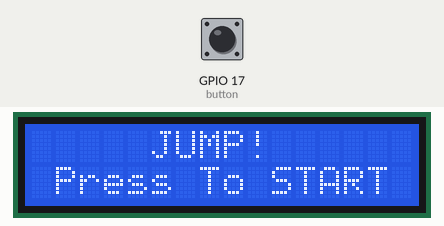
Bench run of a program on a simulated Raspberry Pi (BCM pin numbers). Parts: 16×2 character LCD. Inputs (shaded band) come from the test bench; at power-on: GPIO 17 (button) HIGH. Random numbers come from a fixed seed; library files of the repository ran but are not shown: LCD1602.py.

Above: at 1.2 s.
1.3 s: GPIO 17 (button) pulled LOW for 0.15 s
At 1.63 s:
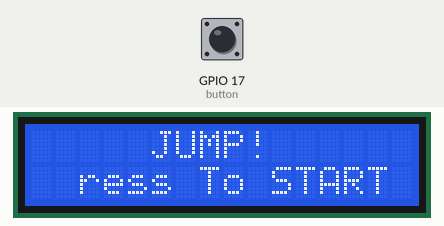
2.0 s: GPIO 17 (button) pulled LOW for 1 s
At 2.53 s:
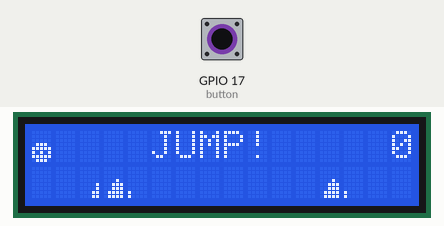
3.6 s: GPIO 17 (button) pulled LOW for 0.15 s
At 4.04 s:
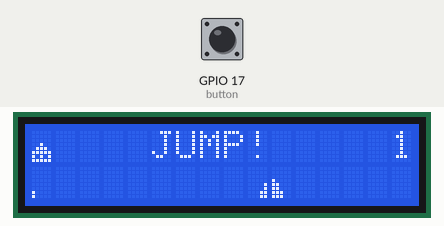
4.3 s: GPIO 17 (button) pulsed LOW 5 times (0.12 s each, 0.3 s apart)
At 7.1 s:
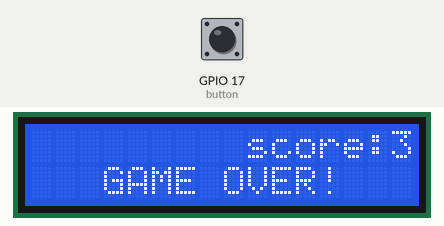
7.3 s: GPIO 17 (button) pulled LOW for 3.2 s
At 7.85 s:
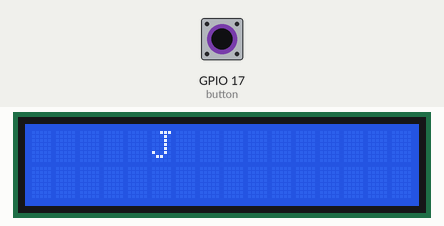
12.0 s: GPIO 17 (button) pulled LOW for 0.15 s
At 12.56 s:
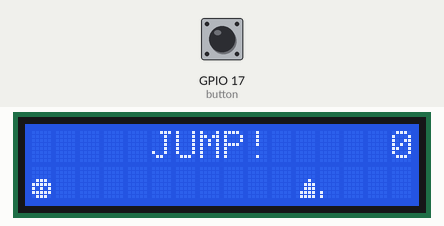
Timing chart, 0 to 13.7 s (numbered marks = the images above; inputs shaded):
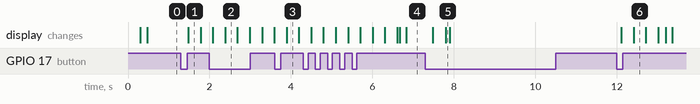

The program:

dinogame.py
```python
import time
import random
import LCD1602 as LCD
from gpiozero import Button

GRASS_FRAMES = [
    [0b00000, 0b00000, 0b00000, 0b00000, 0b00001, 0b00001, 0b00011, 0b00011],
    [0b00000, 0b00000, 0b00000, 0b00010, 0b00111, 0b00111, 0b01111, 0b01111],
    [0b00000, 0b00000, 0b00000, 0b10000, 0b11000, 0b11000, 0b11100, 0b11100],
    [0b00000, 0b00000, 0b00000, 0b00000, 0b00000, 0b00000, 0b10000, 0b10000],
]

MAN_FRAMES = [
    [0b00000, 0b00000, 0b00000, 0b01110, 0b11111, 0b10101, 0b11111, 0b01110],
    [0b00000, 0b00000, 0b00000, 0b00100, 0b01110, 0b11111, 0b10101, 0b11111],
    [0b11111, 0b01110, 0b00100, 0b00000, 0b00000, 0b00000, 0b00000, 0b00000],
    [0b00000, 0b01110, 0b10101, 0b11111, 0b01110, 0b00000, 0b00000, 0b00000],
]


COL = 16  # LCD size: 2 row, 16 col
JUMP_CYCLE = 16
GOAL_SCORE = 11  # When score == GOAL_SCORE, you win.
MAX_SCORE_LEN = 3  # Maximum score length is 3. In other words, maximum score is 999.

# 0 : there is no grass here
# 1 : grass frame 1 here
# 2 : grass frame 2 here
# 3 : grass frame 3 here
# 4 : grass frame 4 here
grass_status = [0] * COL
grass_old_status = [0] * COL

# 0 : initial position(stand still)
# 1 ~ JUMP_CYCLE-1 : jumping
jump_status = 0
jump_old_status = 0

jump_order = False
game_start = False

score = 0
score_old = 0


button = Button(17)


def btn_pressed():
    global game_start
    global jump_order
    if game_start == False:
        game_start = True
    else:
        jump_order = True


button.when_pressed = btn_pressed


def game_status_init():
    global grass_status
    global grass_old_status
    global jump_status
    global jump_old_status
    global jump_order
    global game_start
    global score
    global score_old

    grass_status = [0] * COL
    grass_old_status = [0] * COL
    jump_status = 0
    jump_old_status = 0
    jump_order = False
    game_start = False
    score = 0
    score_old = 0


def get_grass_age():
    i = COL - 1
    while i >= 0:
        if grass_status[i] != 0:
            return COL - i
        i = i - 1
    return COL + 1


def update_grass_status():
    global score
    i = 0
    while i < COL:
        # For each grass_status[i], its loop is 0 -> 1 -> 2 -> 3 -> 4 -> 0
        # How does the grass move?
        # [0, 0, 0, 0, 0, 0, 0, 0, 0, 0, 0, 0, 0, 0, 0, 0]
        # [0, 0, 0, 0, 0, 0, 0, 0, 0, 0, 0, 0, 0, 0, 0, 1]
        # [0, 0, 0, 0, 0, 0, 0, 0, 0, 0, 0, 0, 0, 0, 0, 2]
        # [0, 0, 0, 0, 0, 0, 0, 0, 0, 0, 0, 0, 0, 0, 1, 3]
        # [0, 0, 0, 0, 0, 0, 0, 0, 0, 0, 0, 0, 0, 0, 2, 4]
        # [0, 0, 0, 0, 0, 0, 0, 0, 0, 0, 0, 0, 0, 1, 3, 0]
        # [0, 0, 0, 0, 0, 0, 0, 0, 0, 0, 0, 0, 0, 2, 4, 0]
        # [0, 0, 0, 0, 0, 0, 0, 0, 0, 0, 0, 0, 1, 3, 0, 0]
        #
        # ...
        #
        # [0, 0, 0, 1, 3, 0, 0, 0, 0, 0, 0, 0, 0, 0, 0, 0]
        # [0, 0, 0, 2, 4, 0, 0, 0, 0, 0, 0, 0, 0, 0, 0, 1]
        # [0, 0, 1, 3, 0, 0, 0, 0, 0, 0, 0, 0, 0, 0, 0, 2]
        # [0, 0, 2, 4, 0, 0, 0, 0, 0, 0, 0, 0, 0, 0, 1, 3]
        # [0, 1, 3, 0, 0, 0, 0, 0, 0, 0, 0, 0, 0, 0, 2, 4]
        # [0, 2, 4, 0, 0, 0, 0, 0, 0, 0, 0, 0, 0, 1, 3, 0]
        # [1, 3, 0, 0, 0, 0, 0, 0, 0, 0, 0, 0, 0, 2, 4, 0]
        # [2, 4, 0, 0, 0, 0, 0, 0, 0, 0, 0, 0, 1, 3, 0, 0]
        # [3, 0, 0, 0, 0, 0, 0, 0, 0, 0, 0, 0, 2, 4, 0, 0]
        # [4, 0, 0, 0, 0, 0, 0, 0, 0, 0, 0, 1, 3, 0, 0, 0]
        # [0, 0, 0, 0, 0, 0, 0, 0, 0, 0, 0, 2, 4, 0, 0, 0]

        if grass_status[i] == 0:
            i = i + 1
        elif grass_status[i] == 1:
            if i == COL - 1:
                grass_status[i] = 2
                return
            else:
                grass_status[i] = 2
                grass_status[i + 1] = 4
                i = i + 2
        elif grass_status[i] == 2:
            grass_status[i] = 3
            if i != 0:
                grass_status[i - 1] = 1
            if i != COL - 1:
                grass_status[i + 1] = 0
            i = i + 1
        elif grass_status[i] == 3:
            grass_status[i] = 4
            i = i + 1
        else:
            # grass_status[i] == 4
            grass_status[i] = 0
            if i == 0:
                score = score + 1  # because GRASS pass successfully, score = score + 1
            i = i + 1


def display_grass_status(index):
    LCD.send_command(0x80 + 0x40 * 1 + index)
    if grass_status[index] == 0:
        LCD.send_data(ord(" "))
    else:
        LCD.send_data(grass_status[i] - 1)


def display_jump_status():
    if jump_status == 0:
        if jump_old_status == JUMP_CYCLE - 1:
            LCD.print_num(0, 0, ord(" "))
            LCD.print_num(0, 1, 4)
    elif jump_status == 2:
        LCD.print_num(0, 0, 5)
        LCD.print_num(0, 1, 6)
    elif jump_status == 4:
        LCD.print_num(0, 0, 4)
        LCD.print_num(0, 1, ord(" "))
    elif jump_status == 8:
        LCD.print_num(0, 0, 7)
    elif jump_status == 12:
        LCD.print_num(0, 0, 4)
    elif jump_status == 14:
        LCD.print_num(0, 0, 5)
        LCD.print_num(0, 1, 6)


def update_jump_status():
    global jump_status
    global jump_order
    # for jump_status, its loop is 0 -> 1 -> 2 -> ... -> JUMP_CYCLE-1 -> 0
    if jump_status == 0:
        if jump_order:
            jump_status = 1  # handle jump order
    else:
        jump_status = (jump_status + 1) % JUMP_CYCLE

    # jump order should be cleared after it has been handled
    # if jump order comes when still jumping, it should be ignored
    jump_order = False


def write_user_characters():
    """
    write special characters into LCD's CGRAM
    """
    LCD.send_command(0x40)
    for frame in GRASS_FRAMES:
        for line in frame:
            LCD.send_data(line)
    for frame in MAN_FRAMES:
        for line in frame:
            LCD.send_data(line)


if __name__ == "__main__":
    while True:
        game_status_init()
        LCD.init_lcd()
        # LCD.turn_light(0) # turn the light off
        write_user_characters()
        LCD.print_str(5, 0, "JUMP!")
        LCD.print_str(1, 1, "Press To START")

        game_start = False
        # wait until button pressed
        while game_start == False:
            time.sleep(0.2)

        LCD.print_str(0, 1, " " * 16)
        LCD.print_str(15, 0, "0")
        LCD.print_num(0, 1, 4)
        jump_order = False
        while True:
            # new grass coming!
            # get_grass_age() > 8 ensure distance between grass greater than 8
            # random.random() > 0.9 cause uncertainty and make the game more interesting
            if get_grass_age() > 8 and random.random() > 0.9:
                grass_status[-1] = 1

            # compare new grass status with old grass status
            i = 0
            while i < COL:
                if grass_old_status[i] != grass_status[i]:
                    display_grass_status(i)  # show the difference
                    grass_old_status[i] = grass_status[i]
                i = i + 1

            # compare new jump status with old jump status
            if jump_status != jump_old_status:
                display_jump_status()  # show the difference
                jump_old_status = jump_status

            # if collide, game over
            if jump_status == 0 and grass_status[0] != 0:
                break

            update_grass_status()
            update_jump_status()

            # compare new score with old score
            if score != score_old:
                score_str = str(score)
                score_str = ((MAX_SCORE_LEN - len(score_str)) * " ") + score_str
                LCD.print_str(13, 0, score_str)  # show the difference
            if score == GOAL_SCORE:
                break

        LCD.print_str(0, 0, " " * 13)
        LCD.print_str(0, 1, " " * 16)
        LCD.print_str(10 - len(str(score)), 0, "score:")

        if score == GOAL_SCORE:
            LCD.print_str(4, 1, "YOU WIN!")
        else:
            LCD.print_str(3, 1, "GAME OVER!")
        game_start = False

        # wait until button pressed
        while game_start == False:
            time.sleep(0.2)
```

Measured:
- after the input at 1.3 s, the display: changes after 0.18 s (image 1)
- after the input at 7.3 s, the display: first changes after 0.18 s (image 5 shows a later state)
- after the input at 12.0 s, the display: first changes after 0.11 s (image 6 shows a later state)
